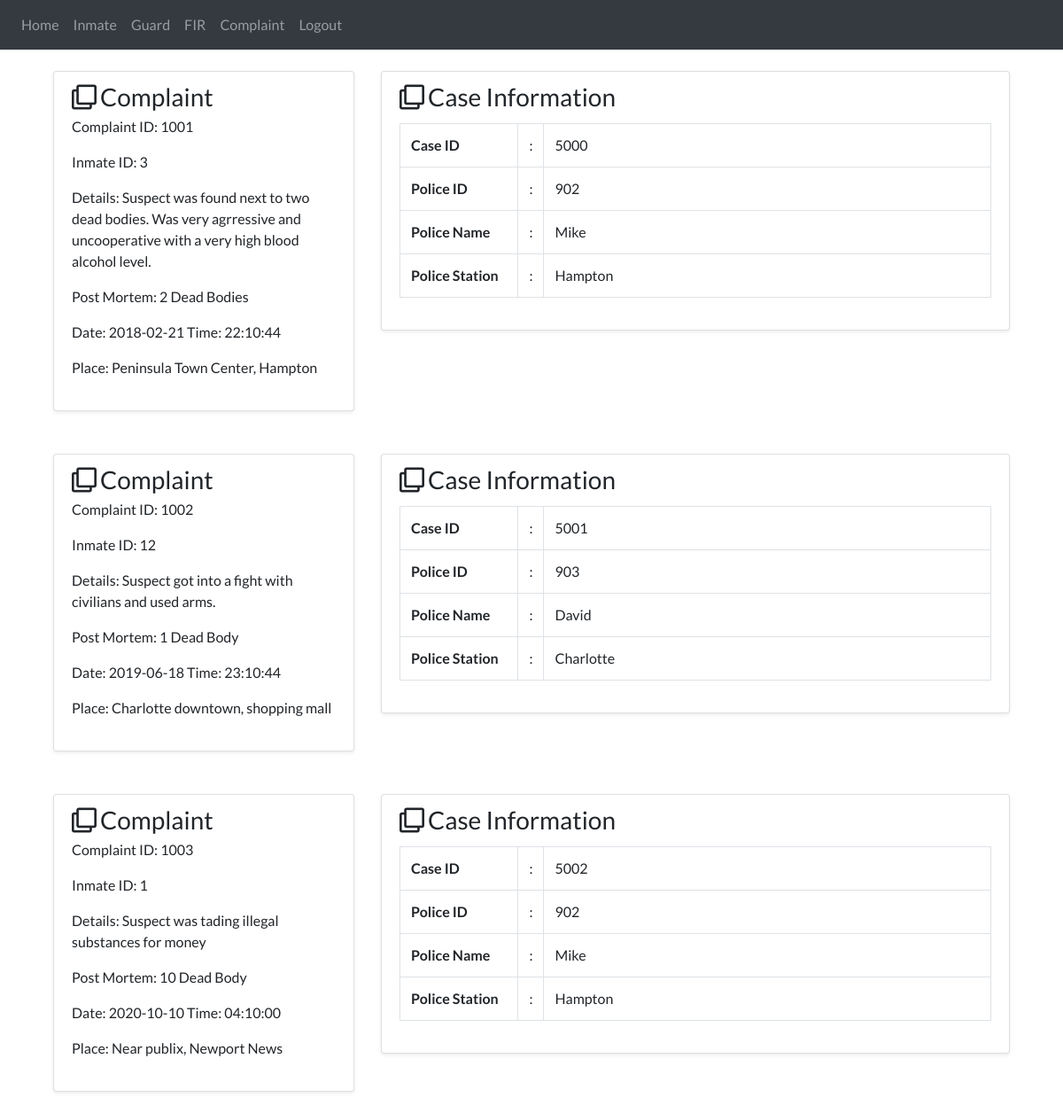
Page /complaint on the committed database.
### tables this page shows
CREATE TABLE Cases (CaseID INTEGER PRIMARY KEY UNIQUE NOT NULL, PoliceID INTEGER REFERENCES Police (PoliceID), ComplaintID INTEGER REFERENCES Complaint (ComplaintID), Postmortem TEXT);

CREATE TABLE Complaint (ComplaintID PRIMARY KEY UNIQUE NOT NULL, Date DATE NOT NULL, Description TEXT, Place TEXT, Time TIME, InmateID INTEGER REFERENCES Inmate (InmateID));

CREATE TABLE Police (PoliceID INTEGER PRIMARY KEY UNIQUE NOT NULL, Fullname TEXT NOT NULL, Station TEXT);

### website/views.py (the view)
@views.route('/complaint')
def goToComplaint():
    complaint = databaseFunctions.query_complaint_information()
    return render_template('complaint.html', complaint = complaint)

### website/databaseFunctions.py (called while the page is built)
def query_complaint_information():
    connie = sqlite3.connect(db_path)
    c = connie.cursor()
    c.execute('''
            select Cases.CaseID, Cases.PoliceID, Cases.ComplaintID, Cases.Postmortem,
            Police.Fullname, Police.Station, Complaint.Date, Complaint.Time,
            Complaint.Description, Complaint.Place, Complaint.InmateID
            from Cases inner join Police on Police.PoliceID = Cases.PoliceID
            inner join Complaint on Complaint.ComplaintID = Cases.ComplaintID
            ''')
    Complaint = c.fetchall()
    connie.close()
    return Complaint

### website/templates/complaint.html (shortened to what this page needs)
{% extends "base.html" %} {% block title %} Complaints {% endblock %}
{% block navLink%}
<a class="nav-item nav-link" id="home" href="/home">Home</a>
<a class="nav-item nav-link" id="Inmate" href="/inmate">Inmate</a>
<a class="nav-item nav-link" id="Guard" href="/guard">Guard</a>
<a class="nav-item nav-link" id="FIR" href="/FIR">FIR</a>
<a class="nav-item nav-link" id="Complaint" href="/complaint">Complaint</a>
<a class="nav-item nav-link" id="logout" href="/logout">Logout</a>
{%endblock %}
{% block content%}
<link rel='stylesheet' href='https://cdnjs.cloudflare.com/ajax/libs/twitter-bootstrap/4.1.3/css/bootstrap.min.css'>
<link rel='stylesheet' href='https://cdnjs.cloudflare.com/ajax/libs/font-awesome/5.12.1/css/all.min.css'>
{% for complaint in complaint%}
<div class="Inmate-profile py-4">
  <div class="container">
    <div class="row">
      <div class="col-lg-4">
        <div class="card shadow-sm">
          <div class="card-header bg-transparent border-0" style="height:50px">
            <h3 class="mb-0"><i class="far fa-clone pr-1"></i>Complaint</h3>
          </div>
          <div class="card-body pt-0">
              <p>Complaint ID: {{complaint[2]}}</p>
              <p>Inmate ID: {{complaint[10]}}</p>
              <p>Details: {{complaint[8]}}</p>
              <p>Post Mortem: {{complaint[3]}}</p>
              <p>Date: {{complaint[6]}} Time: {{complaint[7]}}</p>
              <p>Place: {{complaint[9]}}</p>
          </div>
        </div>
      </div>
      <div class="col-lg-8" style="width:60px" >
        <div class="card shadow-sm" >
          <div class="card-header bg-transparent border-0" >
            <h3 class="mb-0"><i class="far fa-clone pr-1"></i>Case Information</h3>
          </div>
          <div class="card-body pt-0">
            <table class="table table-bordered">
              <tr>
                <th width="20%">Case ID </th>
                <td width="2%">:</td>
                <td>{{complaint[0]}}</td>
              </tr>
              <tr>
                <th width="20%">Police ID</th>
                <td width="2%">:</td>
                <td>{{complaint[1]}}</td>
              </tr>
              <tr>
                <th width="20%">Police Name</th>
                <td width="2%">:</td>
                <td>{{complaint[4]}}</td>
              </tr>
              <tr>
                <th width="20%">Police Station</th>
                <td width="2%">:</td>
                <td>{{complaint[5]}}</td>
              </tr>
            </table>
          </div>
        </div>
          <div style="height: 26px"></div>
      </div>
    </div>
  </div>
</div>
{% endfor %}
{% endblock %}

### website/templates/base.html (shortened to what this page needs)
<!DOCTYPE html>
<html>
  <head>
    <link
      rel="stylesheet"
      href="https://stackpath.bootstrapcdn.com/bootstrap/4.4.1/css/bootstrap.min.css"
    />
    <link
      rel="stylesheet"
      href="https://stackpath.bootstrapcdn.com/font-awesome/4.7.0/css/font-awesome.min.css"
    />
  </head>
  <body>
    <nav class="navbar navbar-expand-lg navbar-dark bg-dark">
      <div class="collapse navbar-collapse" id="navbar">
        <div class="navbar-nav">
          {% block navLink%} {% endblock %}
        </div>
      </div>
    </nav>
        <div class="container">{% block content %} {% endblock %}</div>
  </body>
</html>

### website/templates/complaint.html (style rules this page uses)
body { background-color: #FFFFF; font-family: 'Lato', sans-serif; }

### rows in the picture
Cases: ComplaintID "1001", InmateID "3", Description "Suspect was found next to two dead bodies. Was very agrressive and uncooperative with a very high blood alcohol level.", Postmortem "2 Dead Bodies", Date "2018-02-21", Time "22:10:44", Place "Peninsula Town Center, Hampton", CaseID "5000", PoliceID "902", Fullname "Mike", Station "Hampton"
Cases: ComplaintID "1002", InmateID "12", Description "Suspect got into a fight with civilians and used arms.", Postmortem "1 Dead Body", Date "2019-06-18", Time "23:10:44", Place "Charlotte downtown, shopping mall", CaseID "5001", PoliceID "903", Fullname "David", Station "Charlotte"
Cases: ComplaintID "1003", InmateID "1", Description "Suspect was tading illegal substances for money", Postmortem "10 Dead Body", Date "2020-10-10", Time "04:10:00", Place "Near publix, Newport News", CaseID "5002", PoliceID "902", Fullname "Mike", Station "Hampton"
